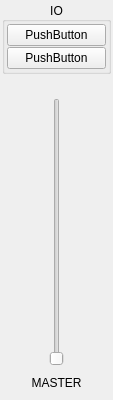
<?xml version="1.0" encoding="UTF-8"?>
<ui version="4.0">
 <class>MasterChannelStripWidget</class>
 <widget class="QFrame" name="MasterChannelStripWidget">
  <property name="geometry">
   <rect>
    <x>0</x>
    <y>0</y>
    <width>113</width>
    <height>400</height>
   </rect>
  </property>
  <property name="minimumSize">
   <size>
    <width>100</width>
    <height>400</height>
   </size>
  </property>
  <property name="maximumSize">
   <size>
    <width>113</width>
    <height>16777215</height>
   </size>
  </property>
  <property name="windowTitle">
   <string>Form</string>
  </property>
  <layout class="QGridLayout" name="gridLayout">
   <property name="leftMargin">
    <number>2</number>
   </property>
   <property name="topMargin">
    <number>2</number>
   </property>
   <property name="rightMargin">
    <number>2</number>
   </property>
   <property name="bottomMargin">
    <number>2</number>
   </property>
   <property name="horizontalSpacing">
    <number>0</number>
   </property>
   <property name="verticalSpacing">
    <number>2</number>
   </property>
   <item row="3" column="1">
    <widget class="QSlider" name="sysmaster">
     <property name="minimumSize">
      <size>
       <width>0</width>
       <height>150</height>
      </size>
     </property>
     <property name="maximum">
      <number>128</number>
     </property>
     <property name="orientation">
      <enum>Qt::Vertical</enum>
     </property>
    </widget>
   </item>
   <item row="4" column="0" colspan="3">
    <widget class="QLabel" name="lblName">
     <property name="minimumSize">
      <size>
       <width>0</width>
       <height>30</height>
      </size>
     </property>
     <property name="maximumSize">
      <size>
       <width>16777215</width>
       <height>30</height>
      </size>
     </property>
     <property name="text">
      <string>MASTER</string>
     </property>
     <property name="alignment">
      <set>Qt::AlignCenter</set>
     </property>
    </widget>
   </item>
   <item row="1" column="0" colspan="3">
    <widget class="QGroupBox" name="grpIO">
     <property name="title">
      <string>IO</string>
     </property>
     <property name="alignment">
      <set>Qt::AlignCenter</set>
     </property>
     <layout class="QVBoxLayout" name="verticalLayout">
      <property name="spacing">
       <number>1</number>
      </property>
      <property name="leftMargin">
       <number>2</number>
      </property>
      <property name="topMargin">
       <number>2</number>
      </property>
      <property name="rightMargin">
       <number>2</number>
      </property>
      <property name="bottomMargin">
       <number>2</number>
      </property>
      <item>
       <widget class="QPushButton" name="btnMidi">
        <property name="text">
         <string>PushButton</string>
        </property>
       </widget>
      </item>
      <item>
       <widget class="QPushButton" name="btnAudio">
        <property name="text">
         <string>PushButton</string>
        </property>
       </widget>
      </item>
     </layout>
    </widget>
   </item>
   <item row="3" column="2">
    <widget class="QWidget" name="sysvuR" native="true"/>
   </item>
   <item row="3" column="0">
    <widget class="QWidget" name="sysvuL" native="true"/>
   </item>
   <item row="2" column="0" colspan="3">
    <widget class="EffectButtonStrip" name="effectStrip" native="true">
     <property name="minimumSize">
      <size>
       <width>0</width>
       <height>20</height>
      </size>
     </property>
    </widget>
   </item>
  </layout>
 </widget>
 <customwidgets>
  <customwidget>
   <class>EffectButtonStrip</class>
   <extends>QWidget</extends>
   <header>channel/effectbuttonstrip.h</header>
   <container>1</container>
  </customwidget>
 </customwidgets>
 <resources/>
 <connections/>
</ui>
